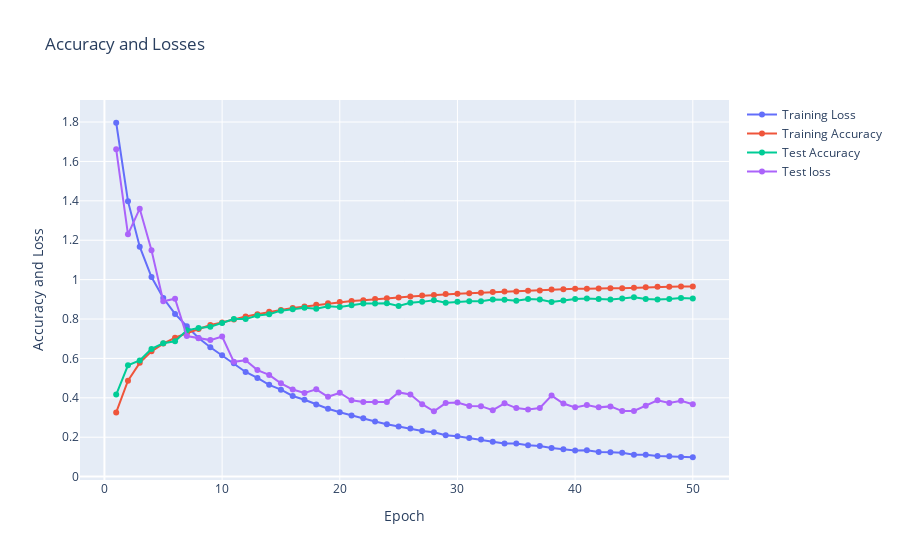

Write notebook code for a chart like this one.
### Code cell
fig = go.Figure()

fig = fig.add_trace(go.Scatter(x=df["Epoch"], y=df["train_loss"],
                    mode='lines+markers',
                    name='Training Loss'))

fig.add_trace(go.Scatter(x=df["Epoch"], y=df["train_acc"],
                    mode='lines+markers',
                    name='Training Accuracy'))

fig.add_trace(go.Scatter(x=df["Epoch"], y=df["test_acc"],
                    mode='lines+markers',
                    name='Test Accuracy'))

fig.add_trace(go.Scatter(x=df["Epoch"], y=df["test_loss"],
                    mode='lines+markers',
                    name='Test loss'))
# Edit the layout
fig.update_layout(title='Accuracy and Losses',
                   xaxis_title='Epoch',
                   yaxis_title='Accuracy and Loss')
fig.show()
